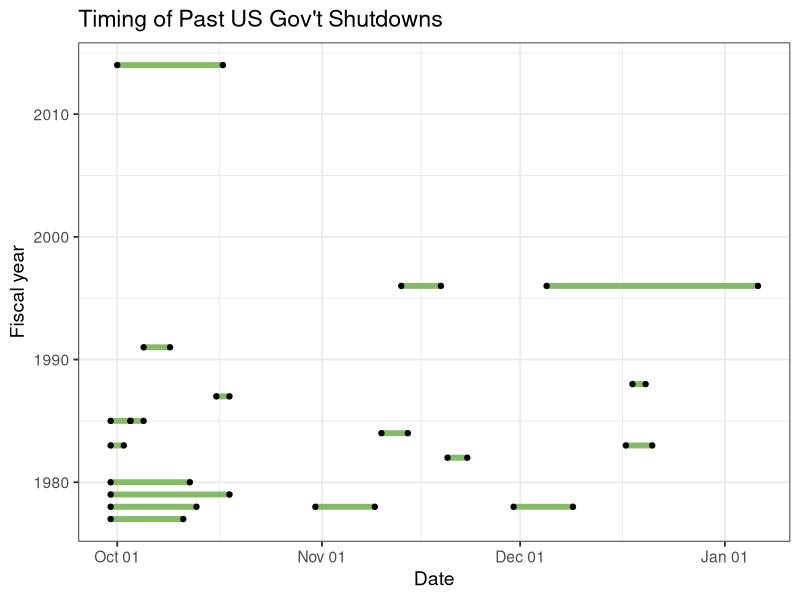
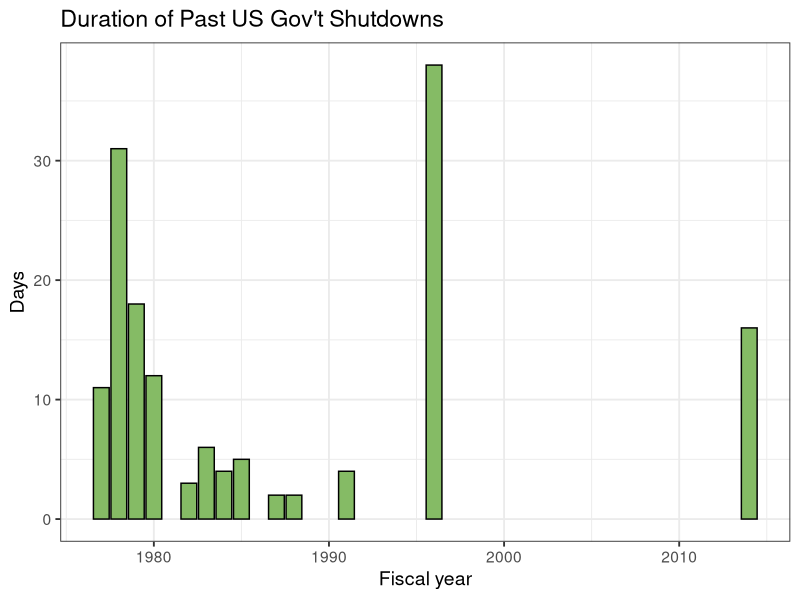

Write R code to recreate these figures, in order.
## ---- chunk 1
knitr::opts_chunk$set(echo=TRUE, message=FALSE, warning=FALSE)
## ---- chunk 2
library(tidyverse)
library(scales)

df <- data.frame(
  Shut = c(1, 2, 3, 4, 5, 6, 7, 8, 9, 10, 11, 12, 13, 14, 15, 16, 17, 18),
  mm1 = c(9, 9, 10, 11, 9, 9, 11, 9, 12, 11, 9, 10, 10, 12, 10, 11, 12, 10),
  dd1 = c(30, 30, 31, 30, 30, 30, 20, 30, 17, 10, 30, 3, 16, 18, 5, 13, 5, 1),
  yyyy1 = c(1976, 1977, 1977, 1977, 1978, 1979, 1981, 1982, 1982, 1983, 1984,
    1984, 1986, 1987, 1990, 1995, 1995, 2013),
  mm2 = c(10, 10, 11, 12, 10, 10, 11, 10, 12, 11, 10, 10, 10, 12, 10, 11, 1,
    10),
  dd2 = c(11, 13, 9, 9, 18, 12, 23, 2, 21, 14, 3, 5, 18, 20, 9, 19, 6, 17),
  yyyy2 = c(1976, 1977, 1977, 1977, 1978, 1979, 1981, 1982, 1982, 1983, 1984,
    1984, 1986, 1987, 1990, 1995, 1996, 2013)
  ) %>%
  mutate(
    From = as.Date(paste(yyyy1, mm1, dd1, sep="-")),
    To = as.Date(paste(yyyy2, mm2, dd2, sep="-")),
    Duration = as.numeric(To - From),
    FY = ifelse(mm2 > 8, yyyy2+1, yyyy2),
    # put From and To on a single calendar year for plotting
    Plot.year1 = ifelse(mm1 > 8, 2000, 2001),
    Plot.year2 = ifelse(mm2 > 8, 2000, 2001),
    plot.From = as.Date(paste(Plot.year1, mm1, dd1, sep="-")),
    plot.To = as.Date(paste(Plot.year2, mm2, dd2, sep="-"))
  )

ggplot(df, aes(x=plot.From, xend=plot.To, y=FY, yend=FY)) +
  geom_segment(color="#85bb65", size=2) +
  geom_point() +
  geom_point(aes(x=plot.To)) +
  scale_x_date(labels=date_format("%b %d")) +
  labs(x="Date", y="Fiscal year",
    title="Timing of Past US Gov't Shutdowns") +
  theme_bw(base_size=14)
## ---- chunk 3
df %>%
  group_by(FY) %>%
  summarise(ndays = sum(Duration)) %>%
  ggplot(aes(FY, ndays)) +
    geom_bar(stat="identity", fill="#85bb65", color="black") +
    labs(x="Fiscal year", y="Days",
      title="Duration of Past US Gov't Shutdowns") +
    theme_bw(base_size=14)
